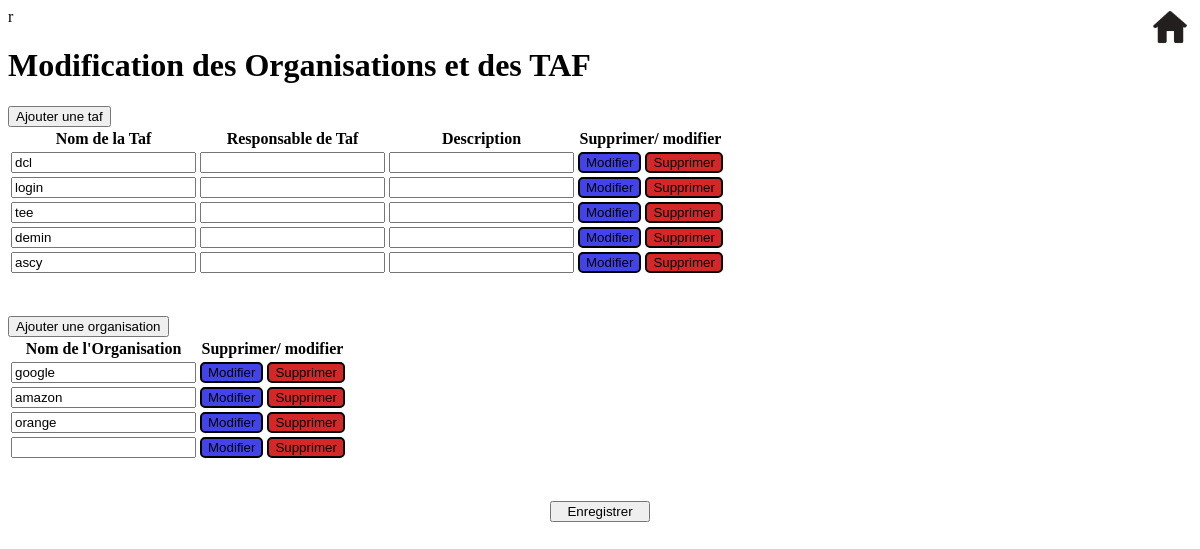
/modification_taf_organisation, run on the app's committed database.
### database/models.py (models this page shows)
class TAF(db.Model):
    id=db.Column(db.Integer, primary_key=True)
    name=db.Column(db.String(50))
    respo_id = db.Column(db.Integer, db.ForeignKey('person.id'))
    respo = db.relationship('Person', backref='responsable_id')
    description= db.Column(db.String(50))

class Organisation(db.Model):
    id=db.Column(db.Integer, primary_key=True)
    entreprise=db.Column(db.String(50))

### app.py (the view)
@app.route('/modification_taf_organisation',methods=['GET','POST'])
def modification_taf_organisation():
    people, pfes, all_tafs, organisations, positions = action_base_donnee()
    return flask.render_template("modification_taft_organisation.html.jinja2",tafs=all_tafs,organisations=organisations)

### app.py (called while the page is built)
def action_base_donnee():
    people = Person.query.all()
    pfes = PFE.query.all()
    all_tafs = TAF.query.all()
    organisations = Organisation.query.all()
    positions = Position.query.all()
    return people, pfes, all_tafs, organisations, positions

### templates/modification_taft_organisation.html.jinja2 (shortened to what this page needs)
<html>
<head>
<link rel="stylesheet" href="{{ url_for("static",filename="css/modification_taft_organisation.css") }}">
</head>
<body>
 <a href={{  "/tableau_de_bord?admin=admin" }}> <img id="logo_maison" src="{{ url_for("static",filename="img/maison.png") }}"> </a>r
<h1> Modification des Organisations et des TAF</h1>
<form action="/modification_taf_organisation/resultat" method="post">
<button onclick="ajout_taf()"  type="button">Ajouter une taf</button>
<table id="tableau_des_tafs">
  <thead>
    <tr>
      <th>Nom de la Taf</th>
      <th>Responsable de Taf</th>
      <th>Description</th>
        <th>Supprimer/ modifier</th>
    </tr>
  </thead>
  <tbody id="tbody_taf">
      {% for taf in tafs %}
    <tr class="taf">
      <td>
          <input type="text" id="name" name="{{ taf.name }}" value="{{ taf.name }}">
      </td>
      <td>
          <input type="text" id="responsable" name="{{ taf.name+"_responsable" }}" value="{{ taf.responsable }}">
      </td>
      <td>
          <input type="text" id="description" name="{{ taf.name+"_description" }}" value="{{ taf.description }}">
      </td>
        <td> <button type="button" onclick="edit_one_taf_or_organisation(event.target.parentElement.parentElement)" class="modifier">Modifier</button>
            <button onclick="supprimer_taf_ou_organisation(event.target.parentElement.parentElement)" type="button" class="supprimer" >Supprimer</button></td>
    </tr>
  {% endfor %}
  </tbody>
</table>
<button type="button" onclick="ajout_organisation()" >Ajouter une organisation</button>
<table id="tableau_des_organisations">
  <thead>
    <tr>
      <th>Nom de l'Organisation</th>
        <th>Supprimer/ modifier</th>
    </tr>
  </thead>
  <tbody id="tbody_organisation">
      {% for organisation in organisations %}
    <tr class="organisation">
      <td><input type="text" id="entreprise" name="{{ organisation}}" value="{{ organisation.entreprise }}">
      </td>
        <td> <button type="button" onclick="edit_one_taf_or_organisation(event.target.parentElement.parentElement)" class="modifier">Modifier</button>
            <button type="button" onclick="supprimer_taf_ou_organisation(event.target.parentElement.parentElement)" class="supprimer">Supprimer</button></td>
    </tr>
    {% endfor %}
  </tbody>
</table>
<button type="submit" id="enregistrer"> Enregistrer </button>
</form>
</body>
</html>

### static/css/modification_taft_organisation.css (style rules this page uses)
.modifier { background-color: #4343ea; color:black; border-radius: 5px; border-style: double; }
.supprimer { background-color: #d52727; color:black; border-radius: 5px; border-style: double; }
#tableau_des_tafs { margin-bottom: 40px; }
#tableau_des_organisations { margin-bottom: 40px; }
#enregistrer { display: block; width:100px; margin-left:calc(50% - 50px); }
#logo_maison { position:absolute; top:5px; right:5px; width:50px; }

### data on the page
TAF: name "dcl"
TAF: name "login"
TAF: name "tee"
TAF: name "demin"
TAF: name "ascy"
Organisation: entreprise "google"
Organisation: entreprise "amazon"
Organisation: entreprise "orange"
